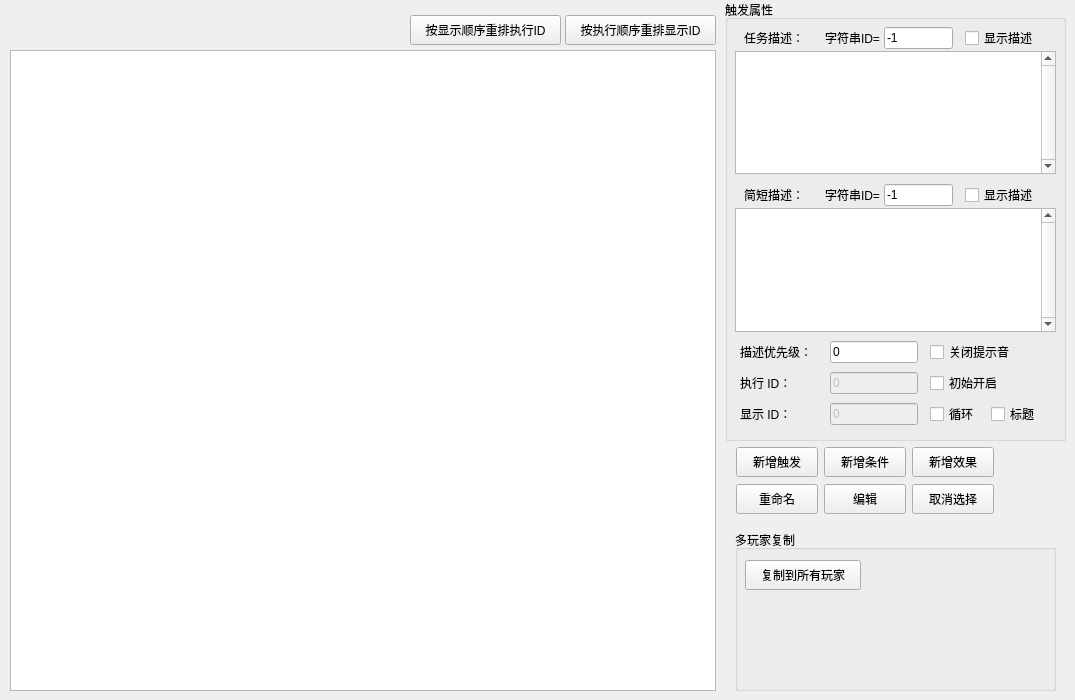
      <widget class="QWidget" name="tab_Trigger">
       <attribute name="title">
        <string>触发</string>
       </attribute>
       <widget class="QTreeView" name="tree_Triggers">
        <property name="geometry">
         <rect>
          <x>10</x>
          <y>50</y>
          <width>706</width>
          <height>641</height>
         </rect>
        </property>
       </widget>
       <widget class="QGroupBox" name="groupBox_10">
        <property name="geometry">
         <rect>
          <x>725</x>
          <y>0</y>
          <width>341</width>
          <height>441</height>
         </rect>
        </property>
        <property name="title">
         <string>触发属性</string>
        </property>
        <layout class="QVBoxLayout" name="verticalLayout_5">
         <property name="spacing">
          <number>2</number>
         </property>
         <property name="leftMargin">
          <number>7</number>
         </property>
         <property name="topMargin">
          <number>7</number>
         </property>
         <property name="rightMargin">
          <number>7</number>
         </property>
         <property name="bottomMargin">
          <number>7</number>
         </property>
         <item>
          <layout class="QHBoxLayout" name="horizontalLayout_2" stretch="0,0,0,3,0,4">
           <property name="spacing">
            <number>4</number>
           </property>
           <property name="leftMargin">
            <number>9</number>
           </property>
           <item>
            <widget class="QLabel" name="label_18">
             <property name="text">
              <string>任务描述：</string>
             </property>
            </widget>
           </item>
           <item>
            <spacer name="horizontalSpacer_5">
             <property name="orientation">
              <enum>Qt::Horizontal</enum>
             </property>
             <property name="sizeType">
              <enum>QSizePolicy::Fixed</enum>
             </property>
             <property name="sizeHint" stdset="0">
              <size>
               <width>17</width>
               <height>20</height>
              </size>
             </property>
            </spacer>
           </item>
           <item>
            <widget class="QLabel" name="label_30">
             <property name="sizePolicy">
              <sizepolicy hsizetype="Expanding" vsizetype="Preferred">
               <horstretch>0</horstretch>
               <verstretch>0</verstretch>
              </sizepolicy>
             </property>
             <property name="maximumSize">
              <size>
               <width>16777215</width>
               <height>22</height>
              </size>
             </property>
             <property name="text">
              <string>字符串ID=</string>
             </property>
            </widget>
           </item>
           <item>
            <widget class="QLineEdit" name="edit_TriggerTaskbarStringID">
             <property name="sizePolicy">
              <sizepolicy hsizetype="Expanding" vsizetype="Fixed">
               <horstretch>0</horstretch>
               <verstretch>0</verstretch>
              </sizepolicy>
             </property>
             <property name="maximumSize">
              <size>
               <width>16777215</width>
               <height>22</height>
              </size>
             </property>
             <property name="text">
              <string>-1</string>
             </property>
            </widget>
           </item>
           <item>
            <spacer name="horizontalSpacer_6">
             <property name="orientation">
              <enum>Qt::Horizontal</enum>
             </property>
             <property name="sizeType">
              <enum>QSizePolicy::Fixed</enum>
             </property>
             <property name="sizeHint" stdset="0">
              <size>
               <width>8</width>
               <height>20</height>
              </size>
             </property>
            </spacer>
           </item>
           <item>
            <widget class="QCheckBox" name="check_TriggerTaskbarDisplay">
             <property name="sizePolicy">
              <sizepolicy hsizetype="Expanding" vsizetype="Fixed">
               <horstretch>0</horstretch>
               <verstretch>0</verstretch>
              </sizepolicy>
             </property>
             <property name="maximumSize">
              <size>
               <width>16777215</width>
               <height>22</height>
              </size>
             </property>
             <property name="text">
              <string>显示描述</string>
             </property>
            </widget>
           </item>
          </layout>
         </item>
         <item>
          <widget class="QTextEdit" name="edit_TriggerTaskbarText">
           <property name="verticalScrollBarPolicy">
            <enum>Qt::ScrollBarAlwaysOn</enum>
           </property>
           <property name="html">
            <string>&lt;!DOCTYPE HTML PUBLIC &quot;-//W3C//DTD HTML 4.0//EN&quot; &quot;http://www.w3.org/TR/REC-html40/strict.dtd&quot;&gt;
&lt;html&gt;&lt;head&gt;&lt;meta name=&quot;qrichtext&quot; content=&quot;1&quot; /&gt;&lt;style type=&quot;text/css&quot;&gt;
p, li { white-space: pre-wrap; }
&lt;/style&gt;&lt;/head&gt;&lt;body style=&quot; font-family:'微软雅黑'; font-size:8pt; font-weight:400; font-style:normal;&quot;&gt;
&lt;p style=&quot;-qt-paragraph-type:empty; margin-top:0px; margin-bottom:0px; margin-left:0px; margin-right:0px; -qt-block-indent:0; text-indent:0px;&quot;&gt;&lt;br /&gt;&lt;/p&gt;&lt;/body&gt;&lt;/html&gt;</string>
           </property>
           <property name="acceptRichText">
            <bool>false</bool>
           </property>
          </widget>
         </item>
         <item>
          <spacer name="horizontalSpacer">
           <property name="orientation">
            <enum>Qt::Horizontal</enum>
           </property>
           <property name="sizeHint" stdset="0">
            <size>
             <width>40</width>
             <height>8</height>
            </size>
           </property>
          </spacer>
         </item>
         <item>
          <layout class="QHBoxLayout" name="horizontalLayout_3" stretch="0,0,0,3,0,4">
           <property name="spacing">
            <number>4</number>
           </property>
           <property name="leftMargin">
            <number>9</number>
           </property>
           <item>
            <widget class="QLabel" name="label_19">
             <property name="text">
              <string>简短描述：</string>
             </property>
            </widget>
           </item>
           <item>
            <spacer name="horizontalSpacer_4">
             <property name="orientation">
              <enum>Qt::Horizontal</enum>
             </property>
             <property name="sizeType">
              <enum>QSizePolicy::Fixed</enum>
             </property>
             <property name="sizeHint" stdset="0">
              <size>
               <width>17</width>
               <height>20</height>
              </size>
             </property>
            </spacer>
           </item>
           <item>
            <widget class="QLabel" name="label_33">
             <property name="sizePolicy">
              <sizepolicy hsizetype="Expanding" vsizetype="Preferred">
               <horstretch>0</horstretch>
               <verstretch>0</verstretch>
              </sizepolicy>
             </property>
             <property name="maximumSize">
              <size>
               <width>16777215</width>
               <height>22</height>
              </size>
             </property>
             <property name="text">
              <string>字符串ID=</string>
             </property>
            </widget>
           </item>
           <item>
            <widget class="QLineEdit" name="edit_TriggerScreenStringID">
             <property name="sizePolicy">
              <sizepolicy hsizetype="Expanding" vsizetype="Fixed">
               <horstretch>0</horstretch>
               <verstretch>0</verstretch>
              </sizepolicy>
             </property>
             <property name="maximumSize">
              <size>
               <width>16777215</width>
               <height>22</height>
              </size>
             </property>
             <property name="text">
              <string>-1</string>
             </property>
            </widget>
           </item>
           <item>
            <spacer name="horizontalSpacer_7">
             <property name="orientation">
              <enum>Qt::Horizontal</enum>
             </property>
             <property name="sizeType">
              <enum>QSizePolicy::Fixed</enum>
             </property>
             <property name="sizeHint" stdset="0">
              <size>
               <width>8</width>
               <height>20</height>
              </size>
             </property>
            </spacer>
           </item>
           <item>
            <widget class="QCheckBox" name="check_TriggerScreenDisplay">
             <property name="sizePolicy">
              <sizepolicy hsizetype="Expanding" vsizetype="Fixed">
               <horstretch>0</horstretch>
               <verstretch>0</verstretch>
              </sizepolicy>
             </property>
             <property name="maximumSize">
              <size>
               <width>16777215</width>
               <height>22</height>
              </size>
             </property>
             <property name="text">
              <string>显示描述</string>
             </property>
            </widget>
           </item>
          </layout>
         </item>
         <item>
          <widget class="QTextEdit" name="edit_TriggerShortText">
           <property name="verticalScrollBarPolicy">
            <enum>Qt::ScrollBarAlwaysOn</enum>
           </property>
           <property name="html">
            <string>&lt;!DOCTYPE HTML PUBLIC &quot;-//W3C//DTD HTML 4.0//EN&quot; &quot;http://www.w3.org/TR/REC-html40/strict.dtd&quot;&gt;
&lt;html&gt;&lt;head&gt;&lt;meta name=&quot;qrichtext&quot; content=&quot;1&quot; /&gt;&lt;style type=&quot;text/css&quot;&gt;
p, li { white-space: pre-wrap; }
&lt;/style&gt;&lt;/head&gt;&lt;body style=&quot; font-family:'微软雅黑'; font-size:8pt; font-weight:400; font-style:normal;&quot;&gt;
&lt;p style=&quot;-qt-paragraph-type:empty; margin-top:0px; margin-bottom:0px; margin-left:0px; margin-right:0px; -qt-block-indent:0; text-indent:0px;&quot;&gt;&lt;br /&gt;&lt;/p&gt;&lt;/body&gt;&lt;/html&gt;</string>
           </property>
           <property name="acceptRichText">
            <bool>false</bool>
           </property>
          </widget>
         </item>
         <item>
          <layout class="QGridLayout" name="gridLayout_4" rowstretch="1,0,0" columnstretch="3,3,0,2,2">
           <property name="leftMargin">
            <number>5</number>
           </property>
           <property name="topMargin">
            <number>6</number>
           </property>
           <property name="rightMargin">
            <number>6</number>
           </property>
           <property name="bottomMargin">
            <number>5</number>
           </property>
           <property name="verticalSpacing">
            <number>7</number>
           </property>
           <item row="0" column="1">
            <widget class="QLineEdit" name="edit_TriggerDescripPriority">
             <property name="sizePolicy">
              <sizepolicy hsizetype="Expanding" vsizetype="Fixed">
               <horstretch>0</horstretch>
               <verstretch>0</verstretch>
              </sizepolicy>
             </property>
             <property name="text">
              <string>0</string>
             </property>
            </widget>
           </item>
           <item row="0" column="0">
            <widget class="QLabel" name="label_28">
             <property name="text">
              <string>描述优先级：</string>
             </property>
            </widget>
           </item>
           <item row="1" column="0">
            <widget class="QLabel" name="label_31">
             <property name="text">
              <string>执行 ID：</string>
             </property>
            </widget>
           </item>
           <item row="2" column="3">
            <widget class="QCheckBox" name="check_TriggerLoop">
             <property name="sizePolicy">
              <sizepolicy hsizetype="Expanding" vsizetype="Fixed">
               <horstretch>0</horstretch>
               <verstretch>0</verstretch>
              </sizepolicy>
             </property>
             <property name="text">
              <string>循环</string>
             </property>
            </widget>
           </item>
           <item row="2" column="0">
            <widget class="QLabel" name="label_32">
             <property name="text">
              <string>显示 ID：</string>
             </property>
            </widget>
           </item>
           <item row="2" column="1">
            <widget class="QLineEdit" name="edit_TriggerDisplayID">
             <property name="enabled">
              <bool>false</bool>
             </property>
             <property name="sizePolicy">
              <sizepolicy hsizetype="Expanding" vsizetype="Fixed">
               <horstretch>0</horstretch>
               <verstretch>0</verstretch>
              </sizepolicy>
             </property>
             <property name="text">
              <string>0</string>
             </property>
             <property name="readOnly">
              <bool>true</bool>
             </property>
            </widget>
           </item>
           <item row="1" column="1">
            <widget class="QLineEdit" name="edit_TriggerOrderID">
             <property name="enabled">
              <bool>false</bool>
             </property>
             <property name="sizePolicy">
              <sizepolicy hsizetype="Expanding" vsizetype="Fixed">
               <horstretch>0</horstretch>
               <verstretch>0</verstretch>
              </sizepolicy>
             </property>
             <property name="text">
              <string>0</string>
             </property>
             <property name="readOnly">
              <bool>true</bool>
             </property>
            </widget>
           </item>
           <item row="0" column="3" colspan="2">
            <widget class="QCheckBox" name="check_TriggerNotifySound">
             <property name="sizePolicy">
              <sizepolicy hsizetype="Expanding" vsizetype="Fixed">
               <horstretch>0</horstretch>
               <verstretch>0</verstretch>
              </sizepolicy>
             </property>
             <property name="text">
              <string>关闭提示音</string>
             </property>
            </widget>
           </item>
           <item row="2" column="4">
            <widget class="QCheckBox" name="check_TriggerHeader">
             <property name="sizePolicy">
              <sizepolicy hsizetype="Expanding" vsizetype="Fixed">
               <horstretch>0</horstretch>
               <verstretch>0</verstretch>
              </sizepolicy>
             </property>
             <property name="text">
              <string>标题</string>
             </property>
            </widget>
           </item>
           <item row="1" column="3" colspan="2">
            <widget class="QCheckBox" name="check_TriggerInitOpen">
             <property name="sizePolicy">
              <sizepolicy hsizetype="Expanding" vsizetype="Fixed">
               <horstretch>0</horstretch>
               <verstretch>0</verstretch>
              </sizepolicy>
             </property>
             <property name="text">
              <string>初始开启</string>
             </property>
            </widget>
           </item>
           <item row="0" column="2">
            <spacer name="horizontalSpacer_3">
             <property name="orientation">
              <enum>Qt::Horizontal</enum>
             </property>
             <property name="sizeType">
              <enum>QSizePolicy::Minimum</enum>
             </property>
             <property name="sizeHint" stdset="0">
              <size>
               <width>10</width>
               <height>20</height>
              </size>
             </property>
            </spacer>
           </item>
          </layout>
         </item>
        </layout>
       </widget>
       <widget class="QPushButton" name="pushButton_14">
        <property name="geometry">
         <rect>
          <x>410</x>
          <y>15</y>
          <width>151</width>
          <height>30</height>
         </rect>
        </property>
        <property name="text">
         <string>按显示顺序重排执行ID</string>
        </property>
       </widget>
       <widget class="QPushButton" name="pushButton_15">
        <property name="geometry">
         <rect>
          <x>565</x>
          <y>15</y>
          <width>151</width>
          <height>30</height>
         </rect>
        </property>
        <property name="text">
         <string>按执行顺序重排显示ID</string>
        </property>
       </widget>
       <widget class="QGroupBox" name="groupBox_11">
        <property name="geometry">
         <rect>
          <x>735</x>
          <y>530</y>
          <width>321</width>
          <height>161</height>
         </rect>
        </property>
        <property name="title">
         <string>多玩家复制</string>
        </property>
        <widget class="QPushButton" name="button_CopyTriggerToPlayers">
         <property name="geometry">
          <rect>
           <x>10</x>
           <y>30</y>
           <width>116</width>
           <height>30</height>
          </rect>
         </property>
         <property name="text">
          <string>复制到所有玩家</string>
         </property>
        </widget>
       </widget>
       <widget class="QWidget" name="layoutWidget">
        <property name="geometry">
         <rect>
          <x>735</x>
          <y>445</y>
          <width>261</width>
          <height>71</height>
         </rect>
        </property>
        <layout class="QGridLayout" name="gridLayout_7">
         <property name="spacing">
          <number>5</number>
         </property>
         <item row="0" column="0">
          <widget class="QPushButton" name="button_NewTrigger">
           <property name="sizePolicy">
            <sizepolicy hsizetype="Fixed" vsizetype="Fixed">
             <horstretch>0</horstretch>
             <verstretch>0</verstretch>
            </sizepolicy>
           </property>
           <property name="minimumSize">
            <size>
             <width>82</width>
             <height>30</height>
            </size>
           </property>
           <property name="maximumSize">
            <size>
             <width>82</width>
             <height>30</height>
            </size>
           </property>
           <property name="text">
            <string>新增触发</string>
           </property>
          </widget>
         </item>
         <item row="0" column="1">
          <widget class="QPushButton" name="button_NewCondition">
           <property name="sizePolicy">
            <sizepolicy hsizetype="Fixed" vsizetype="Fixed">
             <horstretch>0</horstretch>
             <verstretch>0</verstretch>
            </sizepolicy>
           </property>
           <property name="minimumSize">
            <size>
             <width>82</width>
             <height>30</height>
            </size>
           </property>
           <property name="maximumSize">
            <size>
             <width>82</width>
             <height>30</height>
            </size>
           </property>
           <property name="text">
            <string>新增条件</string>
           </property>
          </widget>
         </item>
         <item row="1" column="0">
          <widget class="QPushButton" name="button_RenameTrigger">
           <property name="sizePolicy">
            <sizepolicy hsizetype="Fixed" vsizetype="Fixed">
             <horstretch>0</horstretch>
             <verstretch>0</verstretch>
            </sizepolicy>
           </property>
           <property name="minimumSize">
            <size>
             <width>82</width>
             <height>30</height>
            </size>
           </property>
           <property name="maximumSize">
            <size>
             <width>82</width>
             <height>30</height>
            </size>
           </property>
           <property name="text">
            <string>重命名</string>
           </property>
          </widget>
         </item>
         <item row="1" column="2">
          <widget class="QPushButton" name="button_UnselectTrigger">
           <property name="sizePolicy">
            <sizepolicy hsizetype="Fixed" vsizetype="Fixed">
             <horstretch>0</horstretch>
             <verstretch>0</verstretch>
            </sizepolicy>
           </property>
           <property name="minimumSize">
            <size>
             <width>82</width>
             <height>30</height>
            </size>
           </property>
           <property name="maximumSize">
            <size>
             <width>82</width>
             <height>30</height>
            </size>
           </property>
           <property name="text">
            <string>取消选择</string>
           </property>
          </widget>
         </item>
         <item row="1" column="1">
          <widget class="QPushButton" name="button_EditCondEffect">
           <property name="sizePolicy">
            <sizepolicy hsizetype="Fixed" vsizetype="Fixed">
             <horstretch>0</horstretch>
             <verstretch>0</verstretch>
            </sizepolicy>
           </property>
           <property name="minimumSize">
            <size>
             <width>82</width>
             <height>30</height>
            </size>
           </property>
           <property name="maximumSize">
            <size>
             <width>82</width>
             <height>30</height>
            </size>
           </property>
           <property name="text">
            <string>编辑</string>
           </property>
          </widget>
         </item>
         <item row="0" column="2">
          <widget class="QPushButton" name="button_NewEffect">
           <property name="sizePolicy">
            <sizepolicy hsizetype="Fixed" vsizetype="Fixed">
             <horstretch>0</horstretch>
             <verstretch>0</verstretch>
            </sizepolicy>
           </property>
           <property name="minimumSize">
            <size>
             <width>82</width>
             <height>30</height>
            </size>
           </property>
           <property name="maximumSize">
            <size>
             <width>82</width>
             <height>30</height>
            </size>
           </property>
           <property name="text">
            <string>新增效果</string>
           </property>
          </widget>
         </item>
        </layout>
       </widget>
      </widget>
